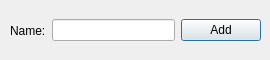
<?xml version="1.0" encoding="UTF-8"?>
<ui version="4.0">
 <class>additem</class>
 <widget class="QDialog" name="additem">
  <property name="geometry">
   <rect>
    <x>0</x>
    <y>0</y>
    <width>270</width>
    <height>60</height>
   </rect>
  </property>
  <property name="windowTitle">
   <string>Dialog</string>
  </property>
  <widget class="QWidget" name="horizontalLayoutWidget">
   <property name="geometry">
    <rect>
     <x>10</x>
     <y>10</y>
     <width>251</width>
     <height>41</height>
    </rect>
   </property>
   <layout class="QHBoxLayout" name="horizontalLayout">
    <item>
     <widget class="QLabel" name="label">
      <property name="text">
       <string>Name:</string>
      </property>
     </widget>
    </item>
    <item>
     <widget class="QLineEdit" name="lineEdit"/>
    </item>
    <item>
     <widget class="QPushButton" name="pushButton">
      <property name="text">
       <string>Add</string>
      </property>
     </widget>
    </item>
   </layout>
  </widget>
 </widget>
 <resources/>
 <connections/>
</ui>
